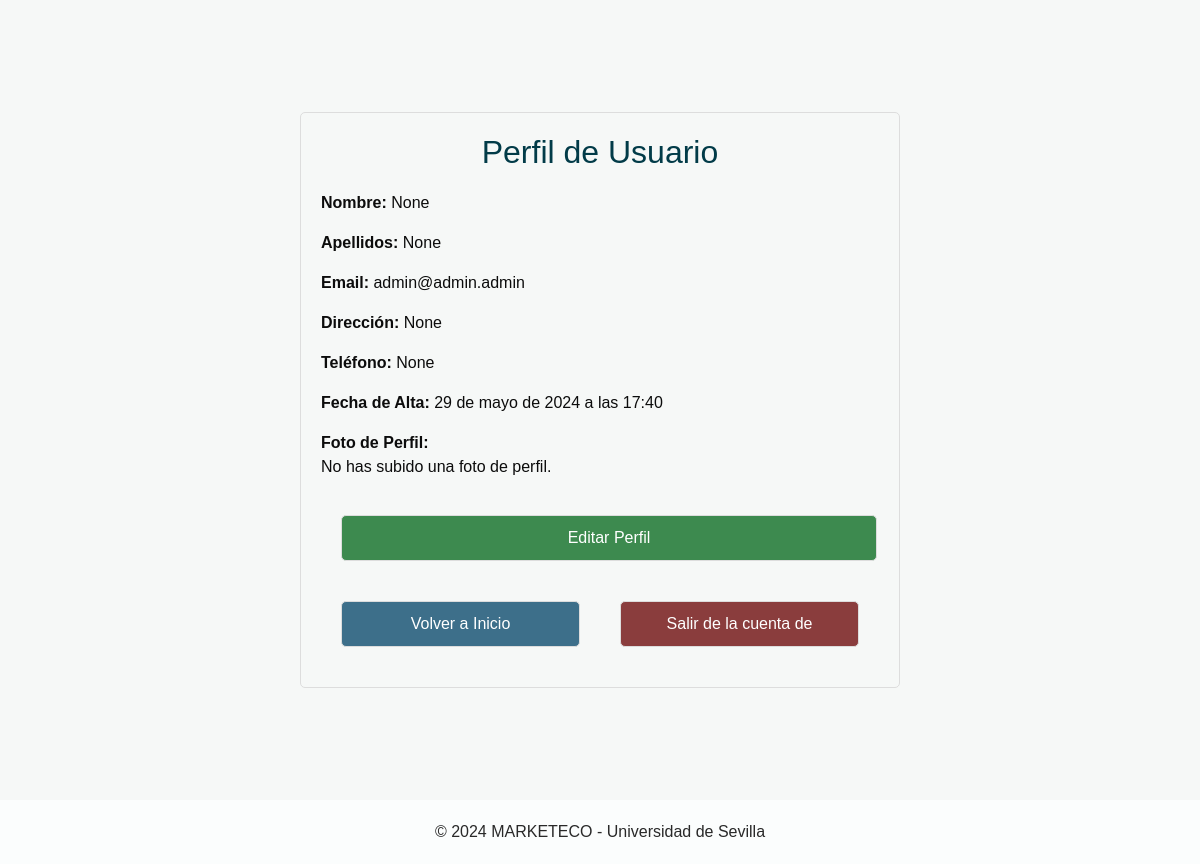
The page /usuarios/perfil/ (signed in) on the database its author committed.
### Apps/Usuarios/models.py (models this page shows)
class Consumidor(AbstractUser):
    username = models.CharField('Username', blank=True, max_length=50)
    email = models.EmailField('Correo electrónico', unique=True, max_length=100)
    nombre = models.CharField('Nombre', max_length=254, blank=True, null=True)
    apellidos = models.CharField('Apellidos', max_length=254, blank=True, null=True)
    direccion = models.CharField('Direccion', max_length=255, blank=True, null=True)
    telefono = models.CharField('Teléfono', max_length=20, blank=True, null=True)
    fecha_alta = models.DateTimeField('Fecha de Alta', auto_now_add=True)
    photo = models.ImageField('Imagen de Perfil', upload_to='Usuarios/perfiles/', blank=True, null=True)
    photo_url = models.URLField('URL de Imagen de Perfil', blank=True, null=True)
    is_productor = models.BooleanField(default=False)
    is_active = models.BooleanField(default=True)
    is_staff = models.BooleanField(default=False)
    is_superuser = models.BooleanField(default=False)
    USERNAME_FIELD = 'email'
    REQUIRED_FIELDS = []
    objects = CustomUserManager()
    class Meta:
        verbose_name_plural = "Consumidores"

### Apps/Usuarios/views.py (the view)
# urls.py: path('usuarios/perfil/', usuarios_views.perfil, name='perfil'),
@login_required
def perfil(request):
    user = request.user
    if hasattr(user, 'productor'):
        user = user.productor
    context = {
        'user': user
    }
    if(isinstance(user, Productor)):
        return render(request, 'perfil_prod.html', context)
    else:
        return render(request, 'perfil.html', context)

### Apps/Usuarios/templates/perfil.html (shortened to what this page needs)
<!DOCTYPE html>
<html lang="en">
<head>
    <link rel="stylesheet" type="text/css" href="https://cdnjs.cloudflare.com/ajax/libs/OwlCarousel2/2.1.3/assets/owl.carousel.min.css" />
    <link rel="stylesheet" type="text/css" href="/../static/css/bootstrap.css"/>
    <link href="/../static/css/style.css" rel="stylesheet" />
    <link href="/../static/css/responsive.css" rel="stylesheet" />
</head>
<body>
    <div class="container_perfil">
        <div class="perfil_form">
            <h2>Perfil de Usuario</h2>
            <p><strong>Nombre:</strong> {{ user.nombre }}</p>
            <p><strong>Apellidos:</strong> {{ user.apellidos }}</p>
            <p><strong>Email:</strong> {{ user.email }}</p>
            <p><strong>Dirección:</strong> {{ user.direccion }}</p>
            <p><strong>Teléfono:</strong> {{ user.telefono }}</p>
            <p><strong>Fecha de Alta:</strong> {{ user.fecha_alta }}</p>
            <p>
                <strong>Foto de Perfil:</strong><br>
                {% if user.photo_url %}
                    <img src="{{ user.photo_url }}" alt="Profile Picture" width="200">
                {% elif user.photo %}
                    <img src="{{ user.photo.url }}" alt="Foto de Perfil" width="200">
                {% else %}
                    No has subido una foto de perfil.
                {% endif %}
            </p>
            <a href="{% url 'edit_profile' %}" class="btn">Editar Perfil</a>
            <div class="button_group">
                <a href="/" class="btn btn_pass">Volver a Inicio</a>
                <a href="/usuarios/signup/logout" class="btn btn-cancel">Salir de la cuenta de {{ user.username }}</a>
            </div>
        </div>
    </div>
    <section class="container-fluid footer_section_perfil">
        <p>
        &copy;  2024 MARKETECO - Universidad de Sevilla </a>
        </p>
    </section>
</body>
</html>

### static/css/style.css (style rules this page uses)
body { font-family: "Poppins", sans-serif; color: #0c0c0c; background-color: #ffffff; }
a, a:hover, a:focus { text-decoration: none; }
.btn, .btn:focus { outline: none !important; -webkit-box-shadow: none; box-shadow: none; }

### Apps/Usuarios/templates/perfil.html (style rules this page uses)
body, html { height: 100%; margin: 0; font-family: Arial, sans-serif; justify-content: center; align-items: center; }
.container_perfil { background-color: #f6f8f7; height: 100vh; display: flex; justify-content: center; align-items: center; }
.perfil_form { width: 100%; padding: 20px; margin: 300px; border: 1px solid #ddd; border-radius: 5px; background-color: #f6f8f7; }
.perfil_form h2 { text-align: center; margin-bottom: 20px; color: #023b48; }
.btn { width: calc(100% - 22px); padding: 10px; margin: 20px; border: 1px solid #ddd; border-radius: 5px; box-sizing: border-box; background-color: #3d8a4f; color: #ffffff; cursor: pointer; transition: background-color 0.3s ease; }
.btn-cancel { width: calc(100% - 22px); padding: 10px; margin: 20px; border: 1px solid #ddd; border-radius: 5px; box-sizing: border-box; background-color: #8a3d3d; color: #ffffff; cursor: pointer; transition: background-color 0.3s ease; }
.btn_pass { border: 1px solid #ddd; background-color: #3d6f8a; color: #ffffff; }
.button_group { display: flex; justify-content: center; }
.footer_section_perfil { background-color: #fbfdfd; padding: 20px; font-weight: 500; }
.footer_section_perfil p { color: #292929; margin: 0; text-align: center; }

### rows shown on the page
Consumidor: nombre "None", apellidos "None", email "admin@admin.admin", direccion "None", telefono "None", fecha_alta "29 de mayo de 2024 a las 17:40"
